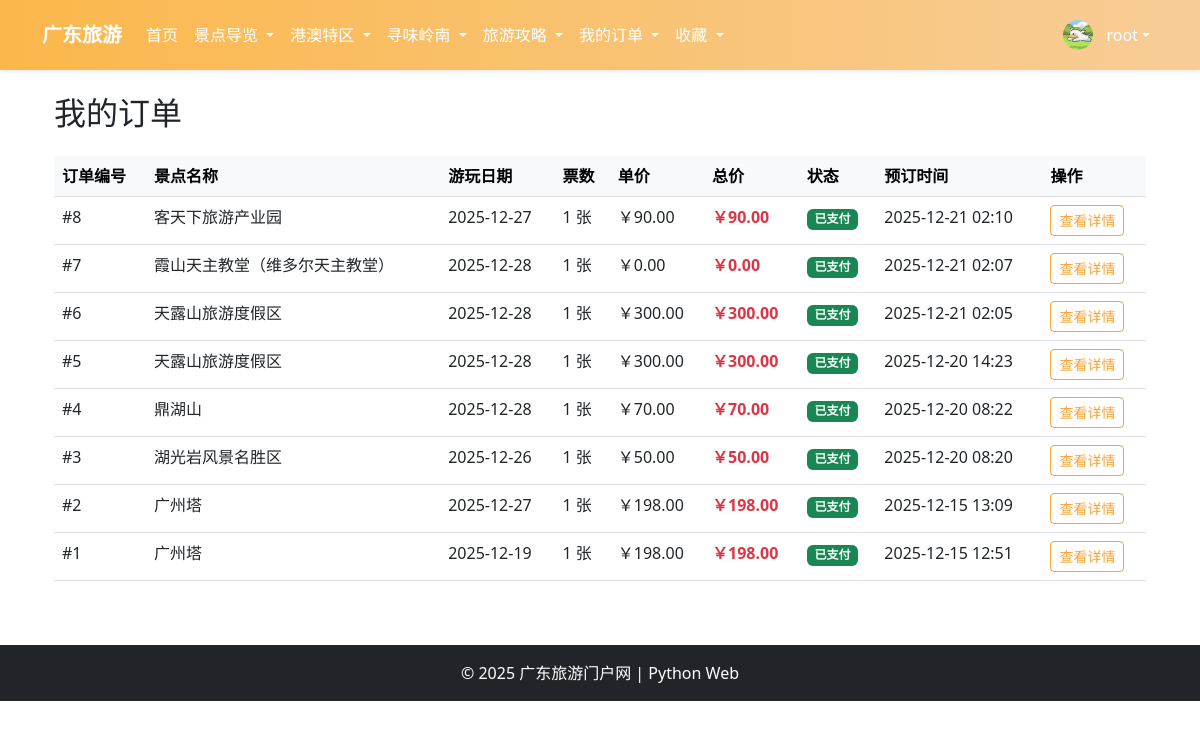
The app's page /bookingApp/my_bookings/ (signed in), older data.
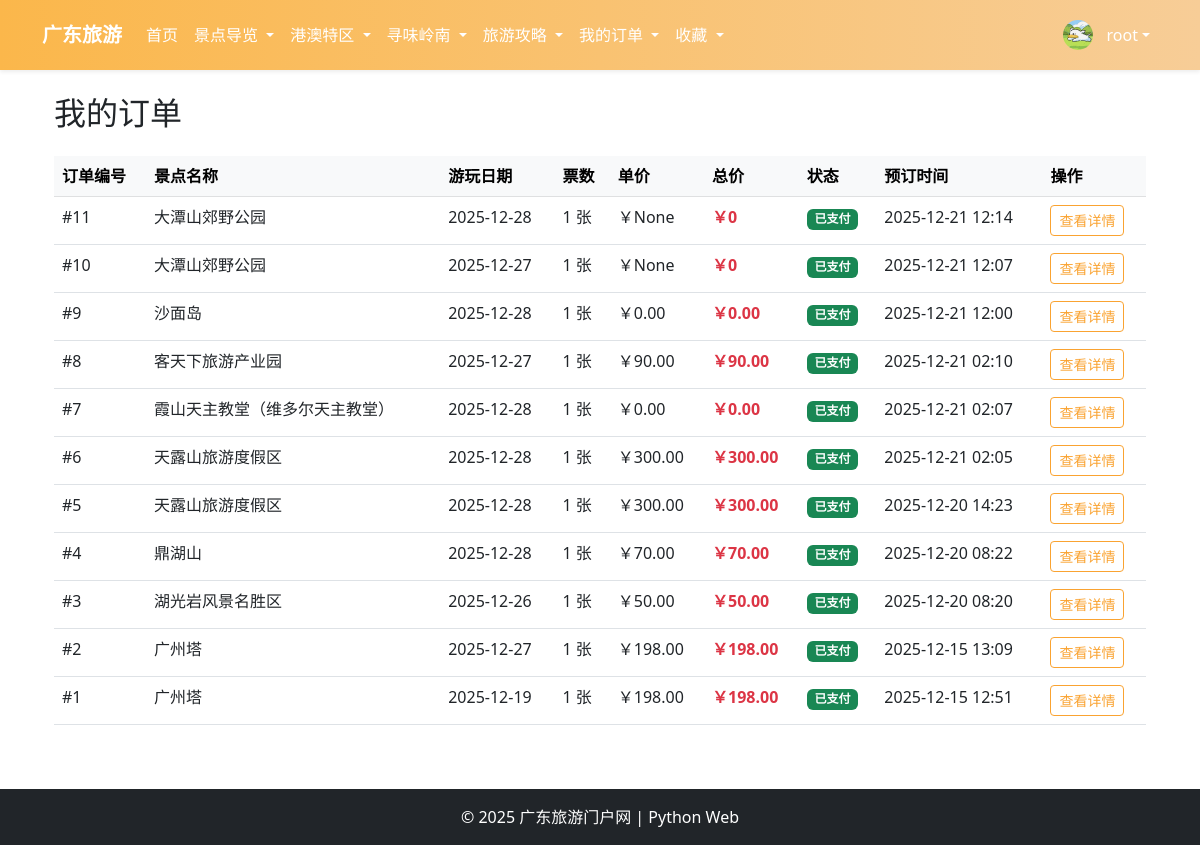
The same page, newer data.
### homeApp/models.py (models this page shows, shortened)
class UserProfile(models.Model):
    user = models.OneToOneField(User, on_delete=models.CASCADE, verbose_name="用户", related_name='profile')
    avatar = models.ImageField(upload_to='avatars/', verbose_name="头像", null=True, blank=True, default='avatars/default.png')
    phone = models.CharField(max_length=20, verbose_name="电话", null=True, blank=True)
    address = models.CharField(max_length=200, verbose_name="地址", null=True, blank=True)
    bio = models.TextField(max_length=500, verbose_name="个人简介", null=True, blank=True)
    created_at = models.DateTimeField(auto_now_add=True, verbose_name="创建时间")
    updated_at = models.DateTimeField(auto_now=True, verbose_name="更新时间")
    class Meta:
        verbose_name = "用户资料"
        verbose_name_plural = "用户资料"

### bookingApp/models.py (models this page shows, shortened)
class Booking(models.Model):
    STATUS_CHOICES = (
        ('pending', '待支付'),
        ('paid', '已支付'),
        ('cancelled', '已取消'),
    )
    user = models.ForeignKey(User, on_delete=models.CASCADE, verbose_name="下单用户")
    attraction = models.ForeignKey(Attraction, on_delete=models.CASCADE, verbose_name="预订景点")
    visit_date = models.DateField(verbose_name="游玩日期")
    quantity = models.PositiveIntegerField(default=1, verbose_name="票数")
    status = models.CharField(max_length=20, choices=STATUS_CHOICES, default='paid', verbose_name="状态")
    created_at = models.DateTimeField(default=timezone.now, null=True, blank=True, verbose_name="创建时间")
    @property
    def total_price(self):
        """ 防止空值参与运算的判断"""
        attraction_price = self.attraction.price if self.attraction.price is not None else 0
        quantity = self.quantity if self.quantity is not None else 0
        return attraction_price * quantity

### attractionsApp/models.py (models this page shows, shortened)
class Attraction(models.Model):
    REGION_CHOICES = (
        ('yue_bei', '粤北'),
        ('yue_xi', '粤西'),
        ('yue_nan', '珠三角'),
        ('yue_dong', '粤东'),
        ('gang_ao', '港澳'),
    )
    CITY_CHOICES = (
        ('guangzhou', '广州'),
        ('shenzhen', '深圳'),
        ('foshan', '佛山'),
        ('dongguan', '东莞'),
        ('zhuhai', '珠海'),
        ('zhongshan', '中山'),
        ('jiangmen', '江门'),
        ('huizhou', '惠州'),
        ('zhaoqing', '肇庆'),
        ('shantou', '汕头'),
        ('chaozhou', '潮州'),
        ('jieyang', '揭阳'),
        ('shanwei', '汕尾'),
        ('meizhou', '梅州'),
        ('shaoguan', '韶关'),
        ('qingyuan', '清远'),
        ('heyuan', '河源'),
        ('maoming', '茂名'),
        ('yangjiang', '阳江'),
        ('yunfu', '云浮'),
        ('zhanjiang', '湛江'),
        ('aomeng', '澳门'),
        ('xianggang', '香港'),
    )
    TYPE_CHOICES = (
        ('natural', '自然'),
        ('cultural', '人文'),
        ('mixed', '综合'),
    )
    name = models.CharField(max_length=100, verbose_name="景点名称")
    region = models.CharField(max_length=20, choices=REGION_CHOICES, verbose_name="所属区域")
    city = models.CharField(max_length=20, choices=CITY_CHOICES, verbose_name="所属城市", default='guangzhou')
    attraction_type = models.CharField(max_length=20, choices=TYPE_CHOICES, verbose_name="景点类型", default='mixed')
    description = models.TextField(verbose_name="景点介绍")
    price = models.DecimalField(max_digits=7, decimal_places=2, verbose_name="门票价格", null=True, blank=True)
    is_free = models.BooleanField(default=False, verbose_name="门票免费")
    image = models.ImageField(upload_to='attractions/', verbose_name="封面图")
    opening_hours = models.CharField(max_length=200, verbose_name="开放时间", default="09:00-18:00")
    map_image = models.ImageField(upload_to='attractions/maps/', verbose_name="地图位置图", null=True, blank=True)
    view_count = models.PositiveIntegerField(default=0, verbose_name="浏览量")
    like_count = models.PositiveIntegerField(default=0, verbose_name="点赞数")
    created_at = models.DateTimeField(auto_now_add=True, verbose_name="创建时间")
    updated_at = models.DateTimeField(auto_now=True, verbose_name="更新时间")
    class Meta:
        ordering = ['-created_at']
        verbose_name = "景点"
        verbose_name_plural = "景点"

### bookingApp/views.py (the view)
# urls.py: path('my_bookings/', views.my_bookings, name='my_bookings'),  # 我的订单
@login_required
def my_bookings(request):
    bookings = Booking.objects.filter(user=request.user).order_by('-created_at')
    return render(request, 'booking/list.html', {'bookings': bookings})

### templates/booking/list.html (shortened to what this page needs)
{% extends 'base.html' %}
{% block content %}
<div class="container mt-4">
    <h2 class="mb-4">我的订单</h2>
    {% if bookings %}
        <div class="table-responsive">
            <table class="table table-hover">
                <thead class="table-light">
                    <tr>
                        <th>订单编号</th>
                        <th>景点名称</th>
                        <th>游玩日期</th>
                        <th>票数</th>
                        <th>单价</th>
                        <th>总价</th>
                        <th>状态</th>
                        <th>预订时间</th>
                        <th>操作</th>
                    </tr>
                </thead>
                <tbody>
                    {% for booking in bookings %}
                    <tr>
                        <td>#{{ booking.id }}</td>
                        <td>{{ booking.attraction.name }}</td>
                        <td>{{ booking.visit_date|date:"Y-m-d" }}</td>
                        <td>{{ booking.quantity }} 张</td>
                        <td>￥{{ booking.attraction.price }}</td>
                        <td class="text-danger fw-bold">￥{{ booking.total_price }}</td>
                        <td>
                            {% if booking.status == 'paid' %}
                                <span class="badge bg-success">已支付</span>
                            {% elif booking.status == 'pending' %}
                                <span class="badge bg-warning">待支付</span>
                            {% else %}
                                <span class="badge bg-secondary">已取消</span>
                            {% endif %}
                        </td>
                        <td>{{ booking.created_at|date:"Y-m-d H:i" }}</td>
                        <td>
                            <a href="{% url 'bookingApp:booking_detail' booking.id %}" class="btn btn-sm btn-outline-primary booking-list-outline-btn">查看详情</a>
                        </td>
                    </tr>
                    {% endfor %}
                </tbody>
            </table>
        </div>
    {% else %}
        <div class="alert alert-info booking-list-alert-info text-center">
            <p class="mb-0">您还没有任何订单，<a href="{% url 'attractionsApp:attraction_list' %}">去看看景点吧</a></p>
        </div>
    {% endif %}
</div>
{% endblock %}

### templates/base.html (shortened to what this page needs)
<!DOCTYPE html>
<html lang="zh-CN">
<head>
    <link href="https://cdn.jsdelivr.net/npm/bootstrap@5.3.0/dist/css/bootstrap.min.css" rel="stylesheet">
</head>
<body>
    <nav class="navbar navbar-expand-lg navbar-custom shadow-sm">
        <div class="container">
            <a class="navbar-brand fw-bold" href="{% url 'home' %}">广东旅游</a >
            <div class="collapse navbar-collapse" id="navbarNav">
                <ul class="navbar-nav me-auto">
                    <li class="nav-item">
                        <a class="nav-link active" href="{% url 'home' %}">首页</a >
                    </li>
                    <li class="nav-item dropdown">
                        <a class="nav-link dropdown-toggle" href="#" role="button" data-bs-toggle="dropdown">
                            景点导览
                        </a >
                    </li>
                    <li class="nav-item dropdown">
                        <a class="nav-link dropdown-toggle" href="#" role="button" data-bs-toggle="dropdown">
                            港澳特区
                        </a >
                    </li>
                    <li class="nav-item dropdown">
                        <a class="nav-link dropdown-toggle" href="#" role="button" data-bs-toggle="dropdown">
                            寻味岭南
                        </a >
                    </li>
                    <li class="nav-item dropdown">
                        <a class="nav-link dropdown-toggle" href="#" role="button" data-bs-toggle="dropdown">
                            旅游攻略
                        </a >
                    </li>
                    <li class="nav-item dropdown">
                        <a class="nav-link dropdown-toggle" href="#" role="button" data-bs-toggle="dropdown">
                            我的订单
                        </a >
                    </li>
                    {% if user.is_authenticated %}
                    <li class="nav-item dropdown">
                        <a class="nav-link dropdown-toggle" href="#" role="button" data-bs-toggle="dropdown">
                            收藏
                        </a >
                    </li>
                    {% endif %}
                </ul>
                <ul class="navbar-nav ms-auto">
                    {% if user.is_authenticated %}
                    <li class="nav-item dropdown">
                        <a class="nav-link dropdown-toggle text-white" href="#" role="button" data-bs-toggle="dropdown" style="display: flex; align-items: center;">
                            {% if user.profile.avatar %}
                                <img src="{{ user.profile.avatar.url }}" alt="头像" style="width: 30px; height: 30px; border-radius: 50%; margin-right: 8px; object-fit: cover;">
                            {% else %}
                                <span style="width: 30px; height: 30px; border-radius: 50%; background-color: rgba(255,255,255,0.3); display: inline-flex; align-items: center; justify-content: center; margin-right: 8px; font-weight: bold; color: white;">{{ user.username|first|upper }}</span>
                            {% endif %}
                            <span style="margin-left: 5px;">{{ user.username }}</span>
                        </a>
                    </li>
                    {% endif %}
                </ul>
            </div>
        </div>
    </nav>
    <div class="container mt-4 mb-5" style="min-height: 60vh;">
        {% block content %}
        {% endblock %}
    </div>
    <footer class="bg-dark text-white text-center py-3 mt-auto">
        <div class="container">
            <p class="mb-0">&copy; 2025 广东旅游门户网 | Python Web </p >
        </div>
    </footer>
</body>
</html>
</html>

### templates/base.html (style rules this page uses)
.navbar-custom { background: linear-gradient(to right, #FBB74B, #f7cd97) !important; padding: 12px 0; }
.navbar-custom .navbar-brand, .navbar-custom .nav-link, .navbar-custom .navbar-text { color: #ffffff !important; }

### templates/booking/list.html (style rules this page uses)
.booking-list-outline-btn { border-color: #FAA331 !important; color: #FAA331 !important; background-color: transparent !important; }

Row changes from the older to the newer data that the page shows:
added Booking: id "11", attraction.name "大潭山郊野公园", visit_date "2025-12-28", quantity "1", attraction.price "None", total_price "0", status "已支付", created_at "2025-12-21 12:14"
added Booking: id "10", attraction.name "大潭山郊野公园", visit_date "2025-12-27", quantity "1", attraction.price "None", total_price "0", status "已支付", created_at "2025-12-21 12:07"
added Booking: id "9", attraction.name "沙面岛", visit_date "2025-12-28", quantity "1", attraction.price "0.00", total_price "0.00", status "已支付", created_at "2025-12-21 12:00"
